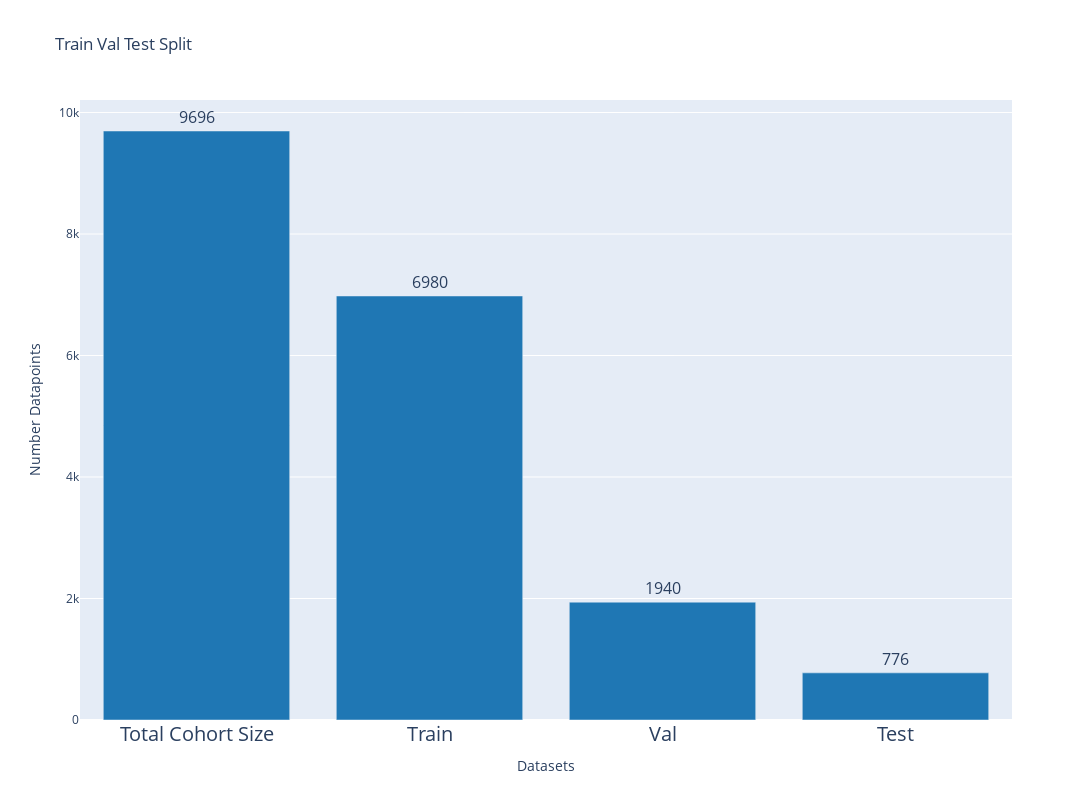

Notebook source saved alongside this figure:
### Code cell
datasets = ['Total Cohort Size', 'Train', 'Val', 'Test']
null_counts = [len(static), len(static_train), len(static_val), len(static_test)]

fig = go.Figure(
    data=[
        go.Bar(
        x=datasets, y=null_counts, 
        text=null_counts, textposition='outside', 
        textfont_size=16, marker_color='#1F77B4'),
        ]
    )

fig.update_layout(title='Train Val Test Split',
                  xaxis_title='Datasets',
                  yaxis_title='Number Datapoints',
                  yaxis=dict(
                      showgrid=True
                      ),
                  xaxis=dict(
                      tickfont=dict(size=20),
                      ),
                  width=1300,
                  height=800)

fig.show()

### Figure 1 — Plotly figure (JSON) as saved in the notebook; plotly's stock layout.template omitted (floating-point values rounded to 4 significant figures)
{"data": [{"marker": {"color": "#1F77B4"}, "text": ["9696", "6980", "1940", "776"], "textfont": {"size": 16}, "textposition": "outside", "type": "bar", "x": ["Total Cohort Size", "Train", "Val", "Test"], "y": [9696, 6980, 1940, 776]}], "layout": {"height": 800, "title": {"text": "Train Val Test Split"}, "width": 1300, "xaxis": {"tickfont": {"size": 20}, "title": {"text": "Datasets"}}, "yaxis": {"showgrid": true, "title": {"text": "Number Datapoints"}}}}
